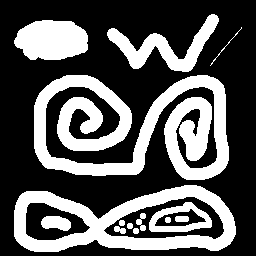
#> input picture images/binary.png, 256 x 256 px, found by its file name
$ python tpConnectedComponents.py   (older library calls are emulated)
#> lines starting #> are read from the running program, lines starting #| are printed output that depends on the picture; after the words box and inside, x2 and y2 are one past the last pixel; in counts of white or black regions, pixels touching at a corner belong together
#> in main, `image = cv2.imread("TD4/images/binary.png", cv2.IMREAD_GRAYSCALE)`: image: shape (256, 256); 34.7% white; 14 white regions, largest, box (x1, y1, x2, y2) and area: (34, 75, 229, 180) 10476, (14, 185, 236, 252) 6150, (14, 20, 88, 60) 2372
import numpy as np
import cv2
import random

# Finds and labels connected regions in a binary image.
def ccLabel(image):
    rows, cols = image.shape[:2]
#> rows = 256; cols = 256
    res = np.zeros_like(image, dtype=np.int32)
    current_label = 1
    for i in range(rows):
        for j in range(cols):
            if image[i, j] != 0 and res[i, j] == 0:
                stack = [(i, j)]
                res[i, j] = current_label
                while stack:
                    x, y = stack.pop()
                    for dx, dy in [(-1, 0), (1, 0), (0, -1), (0, 1)]:
                        nx, ny = x + dx, y + dy
                        if 0 <= nx < rows and 0 <= ny < cols:
                            if image[nx, ny] != 0 and res[nx, ny] == 0:
                                res[nx, ny] = current_label
                                stack.append((nx, ny))
                current_label += 1
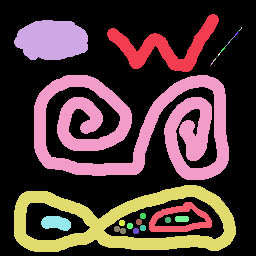
#> res: shape (256, 256) int32; 38 distinct labels, from 0 to 37; one colour per label, 0 black
#> after the loop, current_label = 38
    return res


# Keeps only the regions whose area (number of pixels) meets the minimum threshold.
# This helps to filter out tiny specks of noise – keeping the big fish and throwing back the small fry.
def ccAreaFilter(image, size):
#> called with size = 50
    labeled = ccLabel(image)
    labels, counts = np.unique(labeled, return_counts=True)
#> labels = 38 values from 0 to 37; counts = 38 values, max 42811 at index 0, min 1 at index 4, mean 1724.6
    valid_labels = labels[(counts >= size) & (labels != 0)]
#> valid_labels = [1, 2, 25, 26, 27, 29, 30, 36]
    mask = np.isin(labeled, valid_labels)
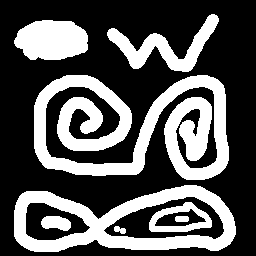
#> mask: shape (256, 256) bool; 34.3% white; 8 white regions, largest, box (x1, y1, x2, y2) and area: (34, 75, 229, 180) 10476, (14, 185, 236, 252) 6150, (14, 20, 88, 60) 2372
    res = np.where(mask, image, 0)
    return res.astype(image.dtype)

# Everyone gets a name tag, then we check who belongs together.
def ccTwoPassLabel(image):
    rows, cols = image.shape[:2]
#> rows = 256; cols = 256
    res = np.zeros_like(image, dtype=np.int32)
    parent = {}
    current_label = 1

    def find(label):
        if parent[label] != label:
            parent[label] = find(parent[label])  # Path compression for efficiency
        return parent[label]

    def union(a, b):
        root_a, root_b = find(a), find(b)
        if root_a != root_b:
            parent[root_b] = root_a

    # First pass: assign labels and track equivalences
    for i in range(rows):
        for j in range(cols):
            if image[i, j] != 0:
                neighbors = []
                if i > 0 and image[i-1, j] != 0:
                    neighbors.append((i-1, j))
                if j > 0 and image[i, j-1] != 0:
                    neighbors.append((i, j-1))
                if not neighbors:
                    res[i, j] = current_label
                    parent[current_label] = current_label
                    current_label += 1
                else:
                    labels = [res[nx, ny] for (nx, ny) in neighbors]
                    min_label = min(labels)
                    res[i, j] = min_label
                    for label in labels:
                        union(label, min_label)
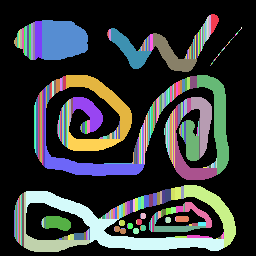
#> res: shape (256, 256) int32; 353 distinct labels, from 0 to 352; one colour per label, 0 black

    # Second pass: resolve equivalences
    for i in range(rows):
        for j in range(cols):
            if res[i, j] != 0:
                res[i, j] = find(res[i, j])
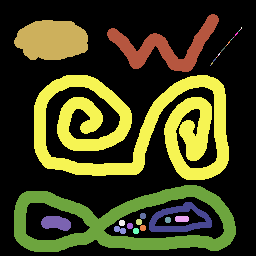
#> res: shape (256, 256) int32; 38 distinct labels, from 0 to 352; one colour per label, 0 black

    return res


# Converts the labelled image into a visual format for easier inspection.
def save_labeled_image(image, filename):
#> called with filename = 'labeled_image.png'
    labeled_image_normalized = cv2.normalize(image, None, 0, 255, cv2.NORM_MINMAX, dtype=cv2.CV_8U)
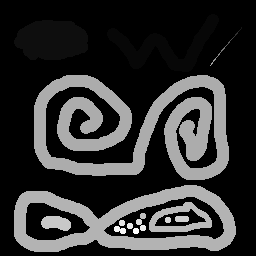
#> labeled_image_normalized: shape (256, 256); min 0, max 255, mean 49.8
#> call 3 of save_labeled_image, with filename = '2pass_labeled_image.png'
#> in save_labeled_image (call 3), `labeled_image_normalized = cv2.normalize(image, None, 0, 255, cv2.NORM..`:
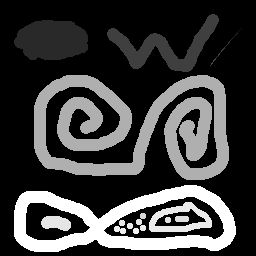
#> labeled_image_normalized: shape (256, 256); min 0, max 255, mean 61
    cv2.imwrite(filename, labeled_image_normalized)
    print(f"Labeled image saved as '{filename}'.")


# Assigns a unique random colour to each labelled region, making it pop like a bag of Skittles.
def save_colored_labeled_image(labeled_image, filename):
#> called with filename = 'colored_labeled_image.png'
    unique_labels = np.unique(labeled_image)
    unique_labels = unique_labels[unique_labels != 0]  # Exclude background label 0

    # Generate random colours for each label
    colors = {label: (random.randint(0, 255), random.randint(0, 255), random.randint(0, 255)) for label in unique_labels}

    # Create a colour image
    color_image = np.zeros((labeled_image.shape[0], labeled_image.shape[1], 3), dtype=np.uint8)

    # Assign colours to each label
    for label, color in colors.items():
        color_image[labeled_image == label] = color
#> this loop made 37 passes
#> color on passes 1 to 12: (197, 215, 20), (132, 248, 207), (155, 244, 183), (111, 71, 144), (71, 48, 128), (75, 158, 50), (37, 169, 241), (51, 181, 222), (161, 104, 244), (226, 133, 31), (7, 47, 204), (0, 252, 170)
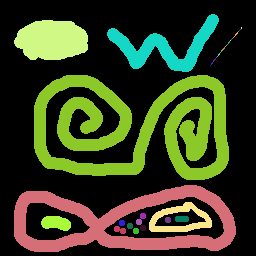
#> color_image: shape (256, 256, 3); mean of channels 0, 1, 2 31.8, 63.1, 55.5; drawn as B, G, R

    # Save the coloured image
    cv2.imwrite(filename, color_image)
    print(f"Coloured labeled image saved as '{filename}'.")

def main():
    image = cv2.imread("TD4/images/binary.png", cv2.IMREAD_GRAYSCALE)
    if image is None:
        print("Error: Could not load image.")
        return

    # Label connected components
    labeled_image = ccLabel(image)
    area_filtered_image = ccAreaFilter(image, 50)
    two_pass_labeled_image = ccTwoPassLabel(image)

    # Save results
    save_labeled_image(labeled_image, 'labeled_image.png')
    save_labeled_image(area_filtered_image, 'area_filtered_image.png')
    save_labeled_image(two_pass_labeled_image, '2pass_labeled_image.png')
    save_colored_labeled_image(labeled_image, 'colored_labeled_image.png')

if __name__ == "__main__":
    main()
